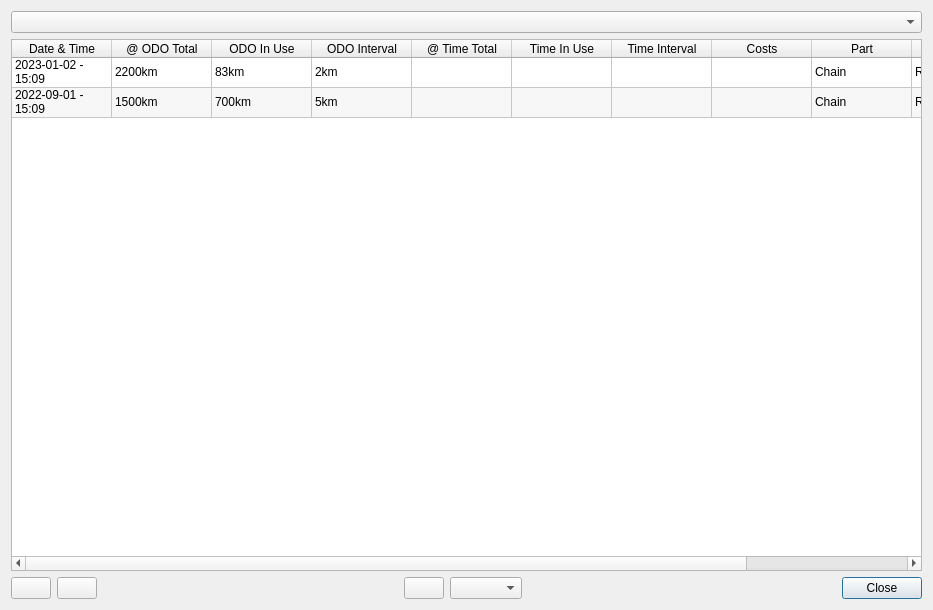
<?xml version="1.0" encoding="UTF-8"?>
<ui version="4.0">
 <class>ServiceDialog</class>
 <widget class="QDialog" name="ServiceDialog">
  <property name="geometry">
   <rect>
    <x>0</x>
    <y>0</y>
    <width>933</width>
    <height>610</height>
   </rect>
  </property>
  <property name="windowTitle">
   <string>Service List</string>
  </property>
  <layout class="QGridLayout" name="gridLayout">
   <item row="0" column="0" colspan="8">
    <widget class="QComboBox" name="comboBoxBike"/>
   </item>
   <item row="1" column="0" colspan="8">
    <widget class="QTableWidget" name="tableWidget">
     <property name="editTriggers">
      <set>QAbstractItemView::NoEditTriggers</set>
     </property>
     <property name="alternatingRowColors">
      <bool>true</bool>
     </property>
     <property name="selectionMode">
      <enum>QAbstractItemView::SingleSelection</enum>
     </property>
     <property name="selectionBehavior">
      <enum>QAbstractItemView::SelectRows</enum>
     </property>
     <attribute name="horizontalHeaderStretchLastSection">
      <bool>true</bool>
     </attribute>
     <attribute name="verticalHeaderVisible">
      <bool>false</bool>
     </attribute>
     <row>
      <property name="text">
       <string>2</string>
      </property>
     </row>
     <row>
      <property name="text">
       <string>1</string>
      </property>
     </row>
     <column>
      <property name="text">
       <string>Date &amp; Time</string>
      </property>
     </column>
     <column>
      <property name="text">
       <string>@ ODO Total</string>
      </property>
     </column>
     <column>
      <property name="text">
       <string>ODO In Use</string>
      </property>
     </column>
     <column>
      <property name="text">
       <string>ODO Interval</string>
      </property>
     </column>
     <column>
      <property name="text">
       <string>@ Time Total</string>
      </property>
     </column>
     <column>
      <property name="text">
       <string>Time In Use</string>
      </property>
     </column>
     <column>
      <property name="text">
       <string>Time Interval</string>
      </property>
     </column>
     <column>
      <property name="text">
       <string>Costs</string>
      </property>
     </column>
     <column>
      <property name="text">
       <string>Part</string>
      </property>
     </column>
     <column>
      <property name="text">
       <string>Action</string>
      </property>
     </column>
     <column>
      <property name="text">
       <string>Description</string>
      </property>
     </column>
     <item row="0" column="0">
      <property name="text">
       <string>2023-01-02 - 15:09</string>
      </property>
     </item>
     <item row="0" column="1">
      <property name="text">
       <string>2200km</string>
      </property>
     </item>
     <item row="0" column="2">
      <property name="text">
       <string>83km</string>
      </property>
     </item>
     <item row="0" column="3">
      <property name="text">
       <string>2km</string>
      </property>
     </item>
     <item row="0" column="5">
      <property name="text">
       <string/>
      </property>
     </item>
     <item row="0" column="8">
      <property name="text">
       <string>Chain</string>
      </property>
     </item>
     <item row="0" column="9">
      <property name="text">
       <string>Replaced</string>
      </property>
     </item>
     <item row="0" column="10">
      <property name="text">
       <string>Shimano</string>
      </property>
     </item>
     <item row="1" column="0">
      <property name="text">
       <string>2022-09-01 - 15:09</string>
      </property>
     </item>
     <item row="1" column="1">
      <property name="text">
       <string>1500km</string>
      </property>
     </item>
     <item row="1" column="2">
      <property name="text">
       <string>700km</string>
      </property>
     </item>
     <item row="1" column="3">
      <property name="text">
       <string>5km</string>
      </property>
     </item>
     <item row="1" column="5">
      <property name="text">
       <string/>
      </property>
     </item>
     <item row="1" column="8">
      <property name="text">
       <string>Chain</string>
      </property>
     </item>
     <item row="1" column="9">
      <property name="text">
       <string>Replaced</string>
      </property>
     </item>
     <item row="1" column="10">
      <property name="text">
       <string>NoName</string>
      </property>
     </item>
    </widget>
   </item>
   <item row="2" column="0">
    <widget class="QPushButton" name="pushButtonAdd">
     <property name="text">
      <string/>
     </property>
     <property name="icon">
      <iconset resource="Resources.qrc">
       <normaloff>:/Icons/Icons/plus.png</normaloff>:/Icons/Icons/plus.png</iconset>
     </property>
    </widget>
   </item>
   <item row="2" column="1">
    <widget class="QPushButton" name="pushButtonDelete">
     <property name="text">
      <string/>
     </property>
     <property name="icon">
      <iconset resource="Resources.qrc">
       <normaloff>:/Icons/Icons/minus.png</normaloff>:/Icons/Icons/minus.png</iconset>
     </property>
    </widget>
   </item>
   <item row="2" column="2">
    <spacer name="horizontalSpacer">
     <property name="orientation">
      <enum>Qt::Horizontal</enum>
     </property>
     <property name="sizeHint" stdset="0">
      <size>
       <width>249</width>
       <height>20</height>
      </size>
     </property>
    </spacer>
   </item>
   <item row="2" column="3">
    <widget class="QPushButton" name="pushButtonPie">
     <property name="text">
      <string/>
     </property>
     <property name="icon">
      <iconset resource="Resources.qrc">
       <normaloff>:/Icons/Icons/pie.png</normaloff>:/Icons/Icons/pie.png</iconset>
     </property>
    </widget>
   </item>
   <item row="2" column="4">
    <widget class="QComboBox" name="comboBoxCostFilter"/>
   </item>
   <item row="2" column="5">
    <widget class="QLabel" name="labelCosts">
     <property name="font">
      <font>
       <pointsize>10</pointsize>
      </font>
     </property>
     <property name="text">
      <string/>
     </property>
    </widget>
   </item>
   <item row="2" column="6">
    <spacer name="horizontalSpacer_2">
     <property name="orientation">
      <enum>Qt::Horizontal</enum>
     </property>
     <property name="sizeHint" stdset="0">
      <size>
       <width>249</width>
       <height>20</height>
      </size>
     </property>
    </spacer>
   </item>
   <item row="2" column="7">
    <widget class="QPushButton" name="pushButtonClose">
     <property name="text">
      <string>Close</string>
     </property>
     <property name="default">
      <bool>true</bool>
     </property>
    </widget>
   </item>
  </layout>
 </widget>
 <tabstops>
  <tabstop>pushButtonClose</tabstop>
  <tabstop>comboBoxBike</tabstop>
  <tabstop>tableWidget</tabstop>
  <tabstop>pushButtonAdd</tabstop>
  <tabstop>pushButtonDelete</tabstop>
 </tabstops>
 <resources>
  <include location="Resources.qrc"/>
 </resources>
 <connections/>
</ui>
